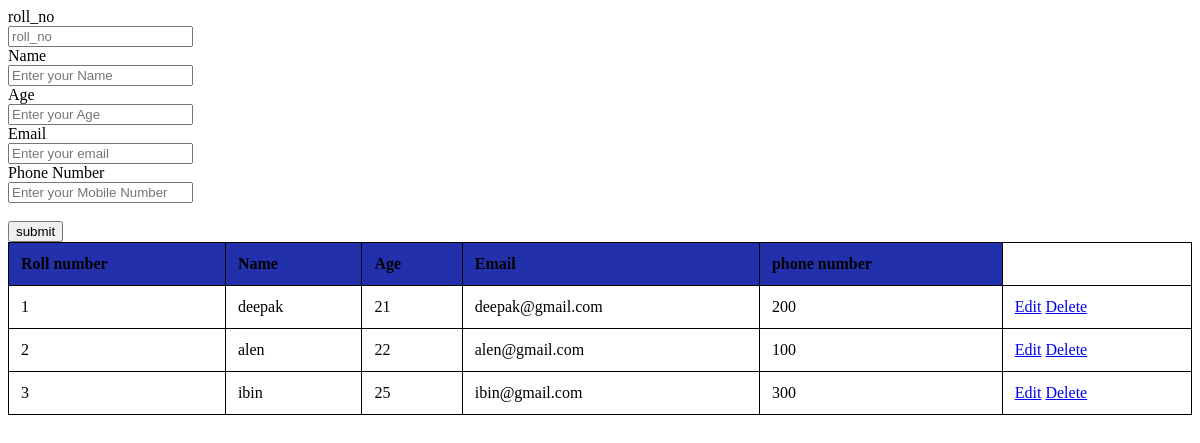
Page /display on the earlier database version.
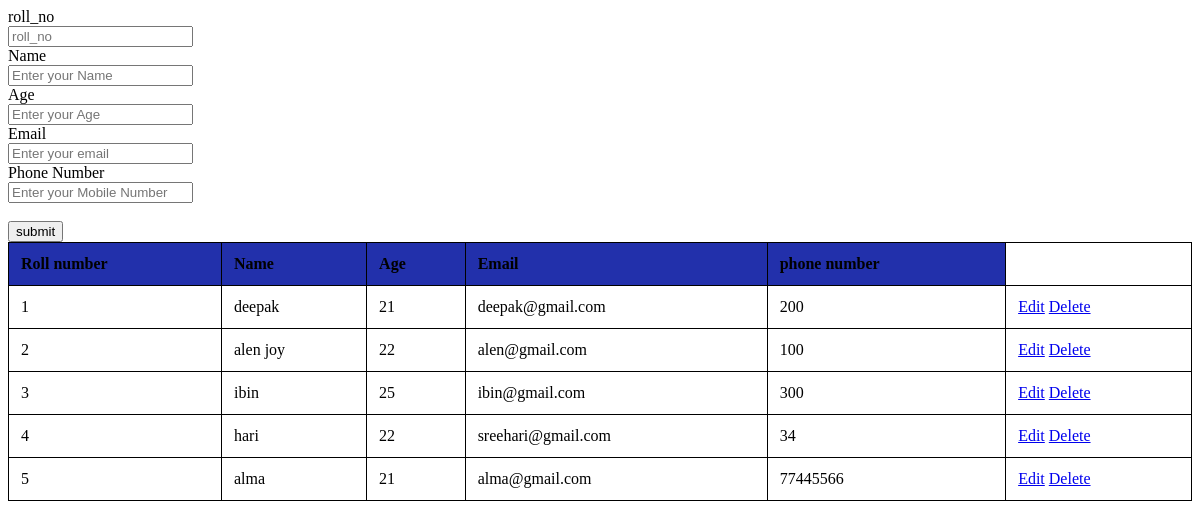
Same page on the later database version.
### sms/models.py (models this page shows, shortened)
class student(models.Model):
    roll_no=models.IntegerField()
    name=models.TextField()
    age=models.IntegerField()
    email=models.EmailField()
    pho=models.IntegerField()

### sms/views.py (the view)
# urls.py: path('display',views.disp),
def disp(req):
    data=student.objects.all()
    return render(req,'display_std.html',{'data':data})

### templates/display_std.html (shortened to what this page needs)
<!DOCTYPE html>
<html lang="en">
<head>
    {% load static %}
    <link rel="stylesheet" href="{% static '/css/index.css' %}">
</head>
<body>
    <form action="add_std" method="post">
        <label for="id">roll_no</label><br>
        <input type="number" class="input" placeholder="roll_no" name="roll_no"><br>
        <label for="id">Name</label><br>
        <input type="text" class="input" placeholder="Enter your Name" name="name"><br>
        <label for="task">Age</label><br>
        <input type="number" class="input" placeholder="Enter your Age" name="age"><br>
        <label for="task">Email</label><br>
        <input type="email" class="input" placeholder="Enter your email" name="email"><br>
        <label for="task">Phone Number</label><br>
        <input type="tel" class="input" placeholder="Enter your Mobile Number" name="pho"><br>
        <br>
        <input class="btn" type="submit" value="submit">
    </form>
    <table>
        <tr>
        <th>Roll number</th>
        <th>Name</th>
        <th>Age</th>
        <th>Email</th>
        <th>phone number</th>
    </tr>
    {% for std in data %}
    <tr>
        <td>{{std.roll_no}}</td>
        <td>{{std.name}}</td>
        <td>{{std.age}}</td>
        <td>{{std.email}}</td>
        <td>{{std.pho}}</td>
        <td>
            <a href="edit_std/{{std.pk}}">Edit</a>
            <a href="delete_std/{{std.pk}}">Delete</a>
        </td>
    </tr>
    {% endfor %}
    </table>
</body>
</html>

Differences in the rows shown:
changed student "alen@gmail.com": name "alen" → "alen joy"
added student: roll_no "4", name "hari", age "22", email "sreehari@gmail.com", pho "34"
added student: roll_no "5", name "alma", age "21", email "alma@gmail.com", pho "77445566"
